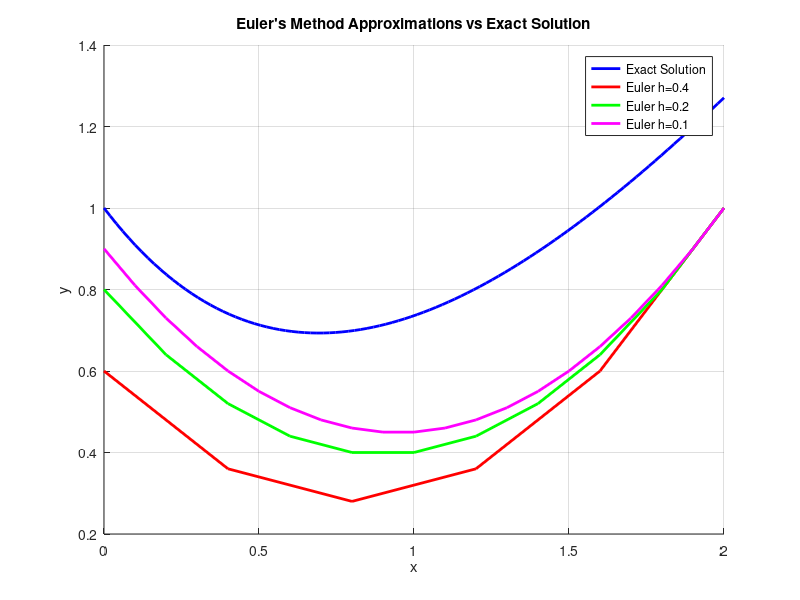

Write the MATLAB code that produced this figure.
%xikai xu 400440917 

% Define the differential equation
f = @(x, y) x - y;

% Define the exact solution function
exact_solution = @(x) 2 * exp(-x) + x - 1;

% Define Euler's method
euler_method = @(f, x0, y0, h, n) deal(x0 + (0:n) * h, y0 + cumsum(h * f(x0 + (0:n) * h, y0)));

% Initial condition
x0 = 0;
y0 = 1;

% Step sizes
hs = [0.4, 0.2, 0.1];

% Number of steps
n_values = round(2 ./ hs);

% Plot
figure;
hold on;

% Plot exact solution
x_exact = linspace(0, 2, 100);
y_exact = exact_solution(x_exact);
plot(x_exact, y_exact, 'b', 'LineWidth', 2, 'DisplayName', 'Exact Solution');

% Plot Euler's method approximations
colors = {'r', 'g', 'm'};
for i = 1:length(hs)
    h = hs(i);
    n = n_values(i);
    [x_values, y_values] = euler_method(f, x0, y0, h, n);
    plot(x_values, y_values, 'Color', colors{i}, 'LineWidth', 2, 'DisplayName', ['Euler h=' num2str(h)]);
end

xlabel('x');
ylabel('y');
title('Euler''s Method Approximations vs Exact Solution');
legend('Location', 'best');
grid on;

hold off;
